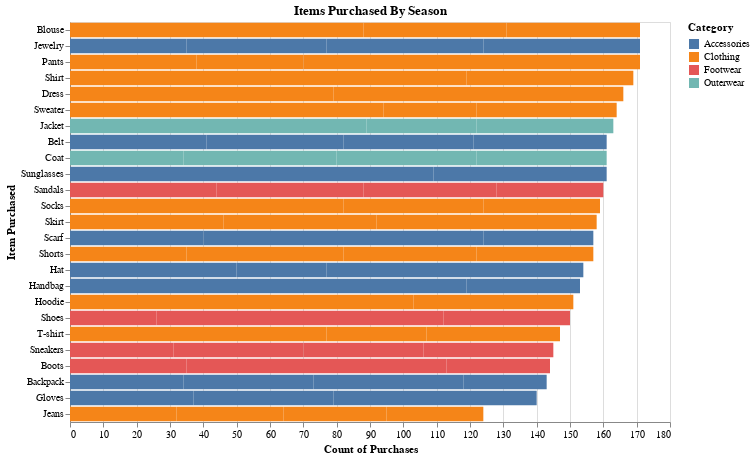

Notebook cell for this chart:
### Code cell
season_dropdown = alt.binding_select(options=['Winter', 'Fall', 'Summer', 'Spring', None], name='Season: ', labels=['Winter', 'Fall', 'Summer', 'Spring', 'All'])
season_selection = alt.selection_point(fields=['Season'], bind=season_dropdown)

# Step 2: Count occurrences of each item purchased by season and category
item_counts = shopping_behavior.groupby(['Item Purchased', 'Season', 'Category']).size().reset_index(name='Count')

# Step 3: Create the horizontal bar chart and sort the items in descending order by Count, coloring by Category
chart = alt.Chart(item_counts).mark_bar().encode(
    y=alt.Y('Item Purchased:N', title='Item Purchased', sort=alt.SortField('Count', order='descending')),  # Sort by Count in descending order
    x=alt.X('Count:Q', title='Count of Purchases'),  # Count of purchases on the x-axis
    color='Category:N',  # Color by category
    tooltip=['Item Purchased', 'Count', 'Category']  # Tooltip to show item, count, and category
).properties(
    width=600,
    height=400,
    title='Items Purchased By Season'
).add_params(
    season_selection
).transform_filter(
    season_selection
)

# Show the chart
chart

### Figure 1 — Vega-Lite specification as saved in the notebook (floating-point values rounded to 4 significant figures)
{"config": {"view": {"continuousWidth": 300, "continuousHeight": 300}}, "data": {"name": "data-0ee76669000c17921d6e9b7bdd32a8f6"}, "mark": {"type": "bar"}, "encoding": {"color": {"field": "Category", "type": "nominal"}, "tooltip": [{"field": "Item Purchased", "type": "nominal"}, {"field": "Count", "type": "quantitative"}, {"field": "Category", "type": "nominal"}], "x": {"field": "Count", "title": "Count of Purchases", "type": "quantitative"}, "y": {"field": "Item Purchased", "sort": {"field": "Count", "order": "descending"}, "title": "Item Purchased", "type": "nominal"}}, "height": 400, "params": [{"name": "param_3", "select": {"type": "point", "fields": ["Season"]}, "bind": {"input": "select", "options": ["Winter", "Fall", "Summer", "Spring", null], "labels": ["Winter", "Fall", "Summer", "Spring", "All"], "name": "Season: "}}], "title": "Items Purchased By Season", "transform": [{"filter": {"param": "param_3"}}], "width": 600, "$schema": "https://vega.github.io/schema/vega-lite/v5.8.0.json", "datasets": {"data-0ee76669000c17921d6e9b7bdd32a8f6": [{"Item Purchased": "Backpack", "Season": "Fall", "Category": "Accessories", "Count": 34}, {"Item Purchased": "Backpack", "Season": "Spring", "Category": "Accessories", "Count": 39}, {"Item Purchased": "Backpack", "Season": "Summer", "Category": "Accessories", "Count": 45}, {"Item Purchased": "Backpack", "Season": "Winter", "Category": "Accessories", "Count": 25}, {"Item Purchased": "Belt", "Season": "Fall", "Category": "Accessories", "Count": 41}, {"Item Purchased": "Belt", "Season": "Spring", "Category": "Accessories", "Count": 41}, {"Item Purchased": "Belt", "Season": "Summer", "Category": "Accessories", "Count": 39}, {"Item Purchased": "Belt", "Season": "Winter", "Category": "Accessories", "Count": 40}, {"Item Purchased": "Blouse", "Season": "Fall", "Category": "Clothing", "Count": 42}, {"Item Purchased": "Blouse", "Season": "Spring", "Category": "Clothing", "Count": 46}, {"Item Purchased": "Blouse", "Season": "Summer", "Category": "Clothing", "Count": 43}, {"Item Purchased": "Blouse", "Season": "Winter", "Category": "Clothing", "Count": 40}, {"Item Purchased": "Boots", "Season": "Fall", "Category": "Footwear", "Count": 35}, {"Item Purchased": "Boots", "Season": "Spring", "Category": "Footwear", "Count": 40}, {"Item Purchased": "Boots", "Season": "Summer", "Category": "Footwear", "Count": 38}, {"Item Purchased": "Boots", "Season": "Winter", "Category": "Footwear", "Count": 31}, {"Item Purchased": "Coat", "Season": "Fall", "Category": "Outerwear", "Count": 34}, {"Item Purchased": "Coat", "Season": "Spring", "Category": "Outerwear", "Count": 46}, {"Item Purchased": "Coat", "Season": "Summer", "Category": "Outerwear", "Count": 42}, {"Item Purchased": "Coat", "Season": "Winter", "Category": "Outerwear", "Count": 39}, {"Item Purchased": "Dress", "Season": "Fall", "Category": "Clothing", "Count": 36}, {"Item Purchased": "Dress", "Season": "Spring", "Category": "Clothing", "Count": 43}, {"Item Purchased": "Dress", "Season": "Summer", "Category": "Clothing", "Count": 47}, {"Item Purchased": "Dress", "Season": "Winter", "Category": "Clothing", "Count": 40}, {"Item Purchased": "Gloves", "Season": "Fall", "Category": "Accessories", "Count": 37}, {"Item Purchased": "Gloves", "Season": "Spring", "Category": "Accessories", "Count": 42}, {"Item Purchased": "Gloves", "Season": "Summer", "Category": "Accessories", "Count": 29}, {"Item Purchased": "Gloves", "Season": "Winter", "Category": "Accessories", "Count": 32}, {"Item Purchased": "Handbag", "Season": "Fall", "Category": "Accessories", "Count": 48}, {"Item Purchased": "Handbag", "Season": "Spring", "Category": "Accessories", "Count": 36}, {"Item Purchased": "Handbag", "Season": "Summer", "Category": "Accessories", "Count": 35}, {"Item Purchased": "Handbag", "Season": "Winter", "Category": "Accessories", "Count": 34}, {"Item Purchased": "Hat", "Season": "Fall", "Category": "Accessories", "Count": 50}, {"Item Purchased": "Hat", "Season": "Spring", "Category": "Accessories", "Count": 27}, {"Item Purchased": "Hat", "Season": "Summer", "Category": "Accessories", "Count": 37}, {"Item Purchased": "Hat", "Season": "Winter", "Category": "Accessories", "Count": 40}, {"Item Purchased": "Hoodie", "Season": "Fall", "Category": "Clothing", "Count": 36}, {"Item Purchased": "Hoodie", "Season": "Spring", "Category": "Clothing", "Count": 36}, {"Item Purchased": "Hoodie", "Season": "Summer", "Category": "Clothing", "Count": 31}, {"Item Purchased": "Hoodie", "Season": "Winter", "Category": "Clothing", "Count": 48}, {"Item Purchased": "Jacket", "Season": "Fall", "Category": "Outerwear", "Count": 54}, {"Item Purchased": "Jacket", "Season": "Spring", "Category": "Outerwear", "Count": 35}, {"Item Purchased": "Jacket", "Season": "Summer", "Category": "Outerwear", "Count": 33}, {"Item Purchased": "Jacket", "Season": "Winter", "Category": "Outerwear", "Count": 41}, {"Item Purchased": "Jeans", "Season": "Fall", "Category": "Clothing", "Count": 32}, {"Item Purchased": "Jeans", "Season": "Spring", "Category": "Clothing", "Count": 32}, {"Item Purchased": "Jeans", "Season": "Summer", "Category": "Clothing", "Count": 31}, {"Item Purchased": "Jeans", "Season": "Winter", "Category": "Clothing", "Count": 29}, {"Item Purchased": "Jewelry", "Season": "Fall", "Category": "Accessories", "Count": 35}, {"Item Purchased": "Jewelry", "Season": "Spring", "Category": "Accessories", "Count": 42}, {"Item Purchased": "Jewelry", "Season": "Summer", "Category": "Accessories", "Count": 47}, {"Item Purchased": "Jewelry", "Season": "Winter", "Category": "Accessories", "Count": 47}, {"Item Purchased": "Pants", "Season": "Fall", "Category": "Clothing", "Count": 38}, {"Item Purchased": "Pants", "Season": "Spring", "Category": "Clothing", "Count": 32}, {"Item Purchased": "Pants", "Season": "Summer", "Category": "Clothing", "Count": 50}, {"Item Purchased": "Pants", "Season": "Winter", "Category": "Clothing", "Count": 51}, {"Item Purchased": "Sandals", "Season": "Fall", "Category": "Footwear", "Count": 44}, {"Item Purchased": "Sandals", "Season": "Spring", "Category": "Footwear", "Count": 44}, {"Item Purchased": "Sandals", "Season": "Summer", "Category": "Footwear", "Count": 40}, {"Item Purchased": "Sandals", "Season": "Winter", "Category": "Footwear", "Count": 32}, {"Item Purchased": "Scarf", "Season": "Fall", "Category": "Accessories", "Count": 40}, {"Item Purchased": "Scarf", "Season": "Spring", "Category": "Accessories", "Count": 41}, {"Item Purchased": "Scarf", "Season": "Summer", "Category": "Accessories", "Count": 43}, {"Item Purchased": "Scarf", "Season": "Winter", "Category": "Accessories", "Count": 33}, {"Item Purchased": "Shirt", "Season": "Fall", "Category": "Clothing", "Count": 39}, {"Item Purchased": "Shirt", "Season": "Spring", "Category": "Clothing", "Count": 42}, {"Item Purchased": "Shirt", "Season": "Summer", "Category": "Clothing", "Count": 38}, {"Item Purchased": "Shirt", "Season": "Winter", "Category": "Clothing", "Count": 50}, {"Item Purchased": "Shoes", "Season": "Fall", "Category": "Footwear", "Count": 26}, {"Item Purchased": "Shoes", "Season": "Spring", "Category": "Footwear", "Count": 40}, {"Item Purchased": "Shoes", "Season": "Summer", "Category": "Footwear", "Count": 46}, {"Item Purchased": "Shoes", "Season": "Winter", "Category": "Footwear", "Count": 38}, {"Item Purchased": "Shorts", "Season": "Fall", "Category": "Clothing", "Count": 35}, {"Item Purchased": "Shorts", "Season": "Spring", "Category": "Clothing", "Count": 47}, {"Item Purchased": "Shorts", "Season": "Summer", "Category": "Clothing", "Count": 40}, {"Item Purchased": "Shorts", "Season": "Winter", "Category": "Clothing", "Count": 35}, {"Item Purchased": "Skirt", "Season": "Fall", "Category": "Clothing", "Count": 46}, {"Item Purchased": "Skirt", "Season": "Spring", "Category": "Clothing", "Count": 46}, {"Item Purchased": "Skirt", "Season": "Summer", "Category": "Clothing", "Count": 28}, {"Item Purchased": "Skirt", "Season": "Winter", "Category": "Clothing", "Count": 38}, {"Item Purchased": "Sneakers", "Season": "Fall", "Category": "Footwear", "Count": 31}, {"Item Purchased": "Sneakers", "Season": "Spring", "Category": "Footwear", "Count": 39}, {"Item Purchased": "Sneakers", "Season": "Summer", "Category": "Footwear", "Count": 36}, {"Item Purchased": "Sneakers", "Season": "Winter", "Category": "Footwear", "Count": 39}, {"Item Purchased": "Socks", "Season": "Fall", "Category": "Clothing", "Count": 42}, {"Item Purchased": "Socks", "Season": "Spring", "Category": "Clothing", "Count": 40}, {"Item Purchased": "Socks", "Season": "Summer", "Category": "Clothing", "Count": 42}, {"Item Purchased": "Socks", "Season": "Winter", "Category": "Clothing", "Count": 35}, {"Item Purchased": "Sunglasses", "Season": "Fall", "Category": "Accessories", "Count": 39}, {"Item Purchased": "Sunglasses", "Season": "Spring", "Category": "Accessories", "Count": 33}, {"Item Purchased": "Sunglasses", "Season": "Summer", "Category": "Accessories", "Count": 37}, {"Item Purchased": "Sunglasses", "Season": "Winter", "Category": "Accessories", "Count": 52}, {"Item Purchased": "Sweater", "Season": "Fall", "Category": "Clothing", "Count": 42}, {"Item Purchased": "Sweater", "Season": "Spring", "Category": "Clothing", "Count": 52}, {"Item Purchased": "Sweater", "Season": "Summer", "Category": "Clothing", "Count": 28}, {"Item Purchased": "Sweater", "Season": "Winter", "Category": "Clothing", "Count": 42}, {"Item Purchased": "T-shirt", "Season": "Fall", "Category": "Clothing", "Count": 39}, {"Item Purchased": "T-shirt", "Season": "Spring", "Category": "Clothing", "Count": 38}, {"Item Purchased": "T-shirt", "Season": "Summer", "Category": "Clothing", "Count": 30}, {"Item Purchased": "T-shirt", "Season": "Winter", "Category": "Clothing", "Count": 40}]}}
